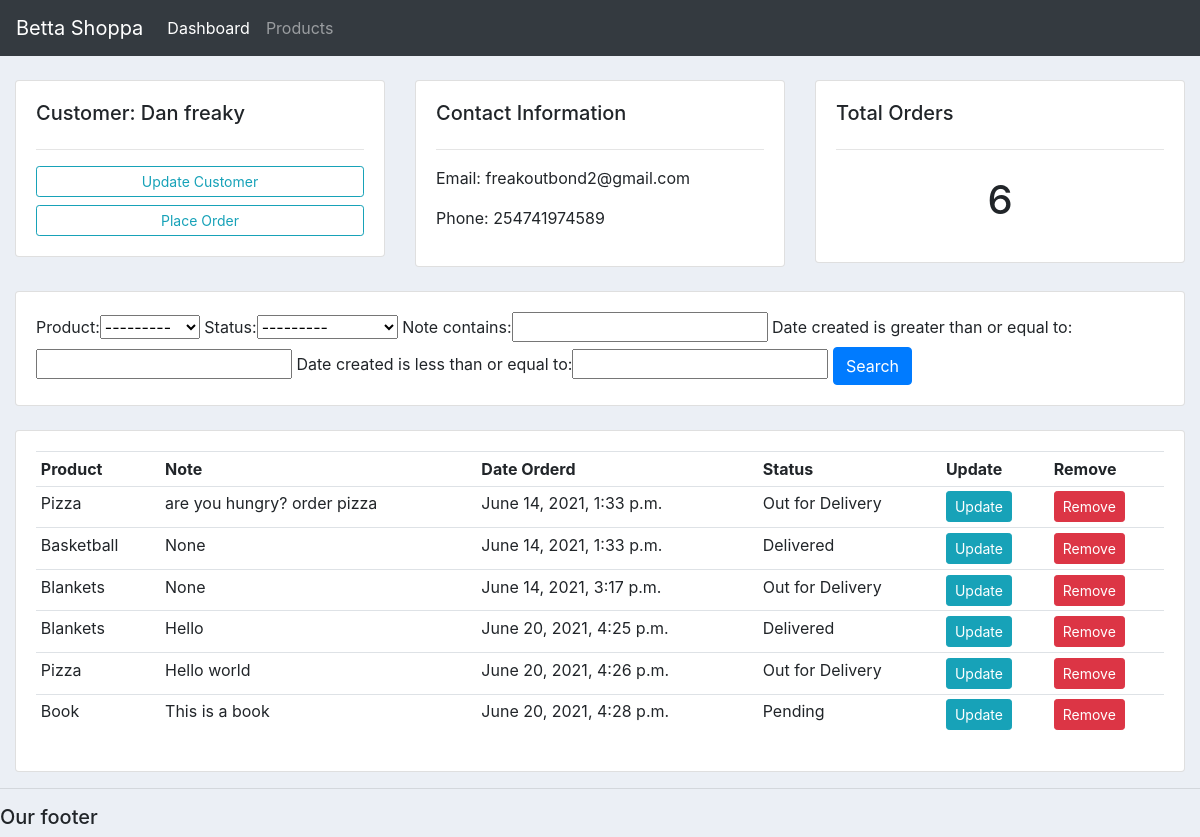
/crm/customer/3/, run on the app's committed database.
### crm/models.py (models this page shows, shortened)
class Customer(models.Model):
    firstname = models.CharField(max_length=100, null=True)
    secondname = models.CharField(max_length=100, null=True)
    phone = models.CharField(max_length=200, null=True)
    email = models.CharField(max_length=200, null=True)
    date_created = models.DateTimeField(auto_now_add=True)
    def __str__(self):
        return self.firstname + " " + self.secondname

class Order(models.Model):
    STATUS = (
        ('Pending', 'Pending'),
        ('Out for Delivery', 'Out for Delivery'),
        ('Delivered', 'Delivered'),
    )
    customer = models.ForeignKey(Customer, null=True, on_delete=models.SET_NULL)
    product = models.ForeignKey(Product, null=True, on_delete=models.SET_NULL)
    status = models.CharField(max_length=200, null=True, choices=STATUS)
    date_created = models.DateTimeField(auto_now_add=True)
    note = models.CharField(max_length=1000, null=True)

class Product(models.Model):
    CATEGORY = (
        ('Indoor', 'Indoor'),
        ('Outdoor', 'Outdoor'),
    )
    name = models.CharField(max_length=100, null=True)
    price = models.FloatField(null=True)
    category = models.CharField(max_length=100, null=True, choices=CATEGORY)
    description = models.CharField(max_length=100, null=True, blank=True)
    date_created = models.DateTimeField(auto_now_add=True)
    tags = models.ManyToManyField(Tag)
    def __str__(self):
        return self.name

### crm/views.py (the view)
# urls.py: path('customer/<str:pk>/',views.customer, name="customer"),
def customer(request, pk):
    customer = Customer.objects.get(id=pk)
    orders = customer.order_set.all()
    myFilter = OrderFilter(request.GET, orders)
    orders = myFilter.qs
    context = {
        "customer" : customer,
        "orders" : orders,
        "myFilter" : myFilter,
    }
    return render(request, "crm/customer.html", context)

### crm/templates/crm/customer.html
{% extends "crm/base.html" %}
{% block content %}
	<br>
<div class="row">
	<div class="col-md">
		<div class="card card-body">
			<h5>Customer: {{customer}}</h5>
			<hr>
			<a class="btn btn-outline-info  btn-sm btn-block" href="">Update Customer</a>
			<a class="btn btn-outline-info  btn-sm btn-block" href="{% url 'create_order' customer.id %}">Place Order</a>
		</div>
	</div>
	<div class="col-md">
		<div class="card card-body">
			<h5>Contact Information</h5>
			<hr>
			<p>Email: {{customer.email}}</p>
			<p>Phone: {{customer.phone}}</p>
		</div>
	</div>
	<div class="col-md">
		<div class="card card-body">
			<h5>Total Orders</h5>
			<hr>
			<h1 style="text-align: center;padding: 10px">{{orders.count}}</h1>
		</div>
	</div>
</div>
<br>
<div class="row">
	<div class="col">
		<div class="card card-body">
			<form method="get">
			{{myFilter.form}}
		    <button class="btn btn-primary" type="submit">Search</button>
		  </form>
		</div>
	</div>
</div>
<br>
<div class="row">
	<div class="col-md">
		<div class="card card-body">
			<table class="table table-sm">
				<tr>
					<th>Product</th>
					<th>Note</th>
					<th>Date Orderd</th>
					<th>Status</th>
					<th>Update</th>
					<th>Remove</th>
				</tr>
				{% for order in orders %}
					<tr>
						<td>{{order.product}}</td>
						<td>{{order.note}}</td>
						<td>{{order.date_created}}</td>
						<td>{{order.status}}</td>
						<td><a class="btn btn-sm btn-info" href="{% url 'update_order' order.id %}">Update</a></td>
						<td><a class="btn btn-sm btn-danger" href="{% url 'delete_order' order.id %}">Remove</a></td>
					</tr>
				{% endfor %}
			</table>
		</div>
	</div>
</div>
{% endblock %}

### crm/templates/crm/base.html (style rules this page uses)
body { background-color: #ebeff5; }

### data on the page
Customer: firstname+secondname "Dan freaky", email "freakoutbond2@gmail.com", phone "254741974589"
Order: product "Pizza", note "are you hungry? order pizza", date_created "June 14, 2021, 1:33 p.m.", status "Out for Delivery"
Order: product "Basketball", note "None", date_created "June 14, 2021, 1:33 p.m.", status "Delivered"
Order: product "Blankets", note "None", date_created "June 14, 2021, 3:17 p.m.", status "Out for Delivery"
Order: product "Blankets", note "Hello", date_created "June 20, 2021, 4:25 p.m.", status "Delivered"
Order: product "Pizza", note "Hello world", date_created "June 20, 2021, 4:26 p.m.", status "Out for Delivery"
Order: product "Book", note "This is a book", date_created "June 20, 2021, 4:28 p.m.", status "Pending"

### other printed values
{{ orders.count }} "6"
